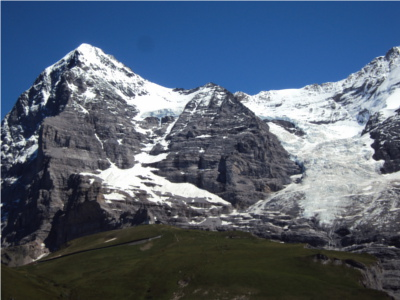
#> input picture pics/M1.JPG, 400 x 300 px
$ python -i points_d_interets.py   (imports and definitions only)
#> lines starting #> are read from the running program, lines starting #| are printed output that depends on the picture


"""
Ce script représente la définition de la classe qui continet tous les méthodes utilisés pour résoudre le TP
"""

############################# Importation des bibliothèques #######################

import numpy as np
import cv2
from scipy import ndimage
import matplotlib.pyplot as plt
import sys
import scipy.signal as sig
from skimage.color import rgb2gray
from scipy.spatial import distance
from scipy.ndimage import convolve
#from main import pid_cord2


class Points_d_interets :

    def __init__ (self, IMAGE) :
        """ taking an RGB image opened by opencv library and convert it to a gray image """
        self.I = np.float32(rgb2gray(IMAGE))       # convert to Gray image
        self.img = np.copy(IMAGE)                             # create a copy of our image , it will be used to put points of inerest on the image


    def gradient (self) :

        Ix  = np.gradient(self.I, axis = 1)
        Iy = np.gradient(self.I, axis = 0)
        Ixx = Ix**2                              # Ix**2
        Iyy = Iy**2                               # Iy**2
        Ixy = Ix * Iy
        return Ixx, Iyy, Ixy


    def gauss(self, l=3, sig=3.):
        """\
        creates gaussian kernel with side length `l` and a sigma of `sig`
        """
        ax = np.linspace(-(l - 1) / 2., (l - 1) / 2., l)
        gauss = np.exp(-0.5 * np.square(ax) / np.square(sig))
        kernel = np.outer(gauss, gauss)
        return np.array(kernel / np.sum(kernel))


    def harris_detector (self, window) :
        """ l'idée est de donner à cette méthode le nom de la fentre souhaitée puis elle appliquera la détéction des coins """

        Ixx, Iyy, Ixy = self.gradient()
        #img_result = np.copy(self.img)

        if window == 'Gaussiène' :
            img_result = np.copy(self.img)
            mask = self.gauss()
            Sxx = sig.convolve2d(Ixx,mask , mode = 'same')
            Syy = sig.convolve2d(Iyy,mask, mode = 'same')
            Sxy = sig.convolve2d(Ixy,mask, mode = 'same')
            detM = Sxx * Syy - Sxy**2
            traceM = Sxx + Syy
            C = detM - 0.05 * (traceM ** 2)

            for row , response in enumerate (C) :
                for col , r in enumerate (response) :
                    if r > 1e-5 :            # it is a coin
                       img_result[row,col] = [255, 0,0]           # set the point of interest to red color

                    else  :
                        pass                                       # Other usecases are used to detect edges ( c > 0) or homogenous region (c = 0)

            return img_result, C

        elif window == "réctangle" :
            img_result = np.copy(self.img)
            mask = np.ones((3,3), dtype="uint8")

            Sxx = sig.convolve2d(Ixx, mask, mode = 'same')
            Syy = sig.convolve2d(Iyy, mask, mode ='same')
            Sxy = sig.convolve2d(Ixy, mask, mode ='same')
            det = (Sxx * Syy) - (Sxy**2)
            trace = Sxx + Syy
            C = det - 0.05*(trace**2)

            for row , response in enumerate (C) :
                for col , r in enumerate (response) :
                    if r > 1e-3 :            # it is a coin
                        img_result[row,col] = [255, 0,0]           # set the point of interest to red color
            else  :
                pass                                               # Other usecases are used to detect edges ( c > 0) or homogenous region (c = 0)

            return img_result, C

        else :
            print("Vous êtes trompé de fentres, merci de choisir Gaussiène ou réctangle")
            sys.exit()


    def harris_by_cv2 (self,k) :

        img_result = np.copy(self.img)
        dst = cv2.cornerHarris(self.I,2,3,k)
        number_corners = np.sum(dst>0.01*dst.max())                   # compute the number of corners detected by Harris
        #result is dilated for marking the corners, not important
        dst = cv2.dilate(dst,None)
        # Threshold for an optimal value, it may vary depending on the image.
        img_result [dst>0.01*dst.max()]=[0,0,255]
        return img_result, number_corners


    # [62 lines left out: functions harris_by_cv2_k, plot_image, plot_k_impact, compare_methods, not called in this run]


    def suppression_of_non_maximas (self, C) :
        img_result = np.copy(self.img)
        n, m = C.shape[0], C.shape[1]
        nbr = 0
        tab = []
        for i in range (1,n-1) :
            for j in range (1,m-1) :
                #if C[i,j] < C[i-1, j-1] or C[i,j] < C[i+1, j+1] or C[i,j] < C[i+1, j-1] or C[i,j] < C[i-1, j+1] or C[i,j] < C[i, j+1] or C[i,j] < C[i, j-1] or C[i,j] < C[i+1, j] or C[i,j] < C[i-1, j] :
                if C[i,j] < max([C[i-1, j-1], C[i+1, j+1], C[i+1, j-1], C[i-1, j+1], C[i, j+1], C[i, j-1], C[i+1, j], C[i-1, j]]) :
                    C[i,j] = 0


        for row , response in enumerate (C) :
            for col , r in enumerate (response) :
                if r > 0.00005 :            # it is a coin
                    img_result[row,col] = [255, 0,0]           # set the point of interest to red color
                    nbr = nbr + 1
                    tab.append((row,col))

        return tab, nbr, img_result


    def plot_harris_suppression_non_maximas (self) :

        C = self.harris_detector("Gaussiène")[1]
        fig = plt.figure( figsize = (8,5))
        # fig.add_subplot(1,2,1)
        plt.imshow(self.suppression_of_non_maximas(self.harris_detector("Gaussiène")[1])[2])
        plt.axis('off')
        plt.title(f"nombre de points d'intérets = {self.suppression_of_non_maximas(C)[1]} - Suppression des non maximas HARRIS")

        # fig.add_subplot(1,2,2)
        plt.figure (2)
        plt.imshow(self.harris_by_cv2(0.05)[0])
        plt.axis('off')
        plt.title(f"nombre de points d'intérets = {self.harris_by_cv2(0.05)[1]} - Harris" )
        plt.show()


    # [166 lines left out: functions cv2_fast_detector, fast_detector, suppression_of_non_maximas_fast, simple_descriptor, matching_blocs, plot_bloc_matching, not called in this run]


>>> import cv2
>>> picture = cv2.cvtColor(cv2.imread('../pics/M1.JPG'), cv2.COLOR_BGR2RGB)
>>> result = Points_d_interets(picture).plot_harris_suppression_non_maximas()
#> in harris_detector, `traceM = Sxx + Syy`:
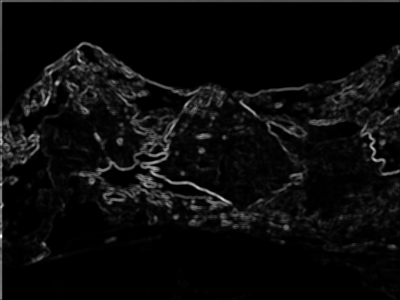
#> traceM: shape (300, 400) float64; min 0, max 0.134, mean 0.00613; drawn with min black and max white
#> in harris_detector, `C = detM - 0.05 * (traceM ** 2)`:
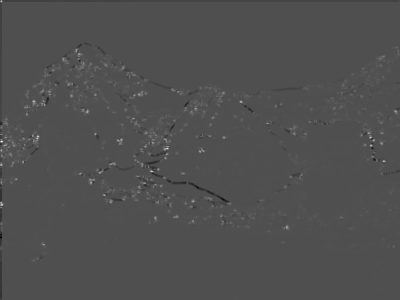
#> C: shape (300, 400) float64; min -0.000607, max 0.00133, mean 4.33e-06; drawn with min black and max white
#> after the loop in harris_detector, `for row , response in enumerate (C) :`:
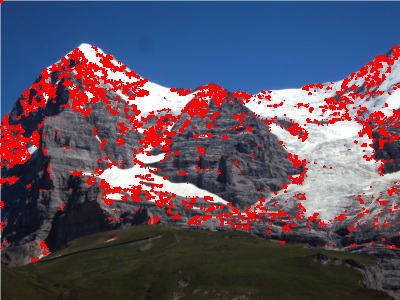
#> img_result: shape (300, 400, 3); mean R, G, B 95.4, 80.9, 97.7
#> after the loop in suppression_of_non_maximas, `for row , response in enumerate (C) :`:
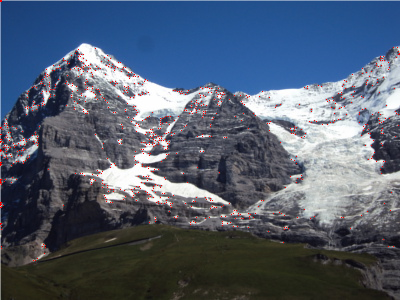
#> img_result: shape (300, 400, 3); mean R, G, B 83.7, 94.5, 112.1
#> after the loop in suppression_of_non_maximas, `for row , response in enumerate (C) :`: nbr = 935; tab = 935 pairs, first value 0 to 260, second value 0 to 399
#> in harris_by_cv2, `dst = cv2.cornerHarris(self.I,2,3,k)`:
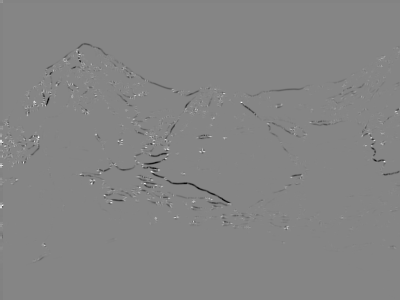
#> dst: shape (300, 400) float32; min -0.0102, max 0.00929, mean -2.61e-05; drawn with min black and max white
#> in harris_by_cv2, `number_corners = np.sum(dst>0.01*dst.max())`: number_corners = 5928
#> in harris_by_cv2, `dst = cv2.dilate(dst,None)`:
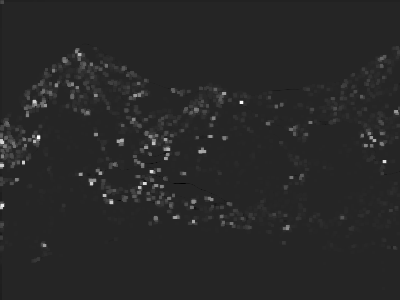
#> dst: shape (300, 400) float32; min -0.00159, max 0.00929, mean 0.000133; drawn with min black and max white
#> in harris_by_cv2, `img_result [dst>0.01*dst.max()]=[0,0,255]`:
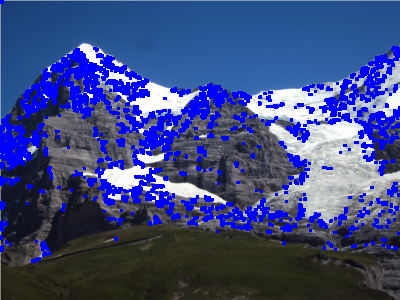
#> img_result: shape (300, 400, 3); mean R, G, B 62.6, 74.8, 130.6

$ run again, on pics/M2.JPG
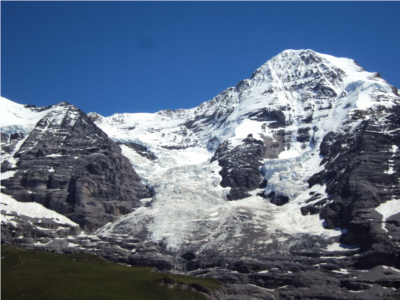
#> input picture pics/M2.JPG, 400 x 300 px
#> after the loop in suppression_of_non_maximas, `for i in range (1,n-1) :`:
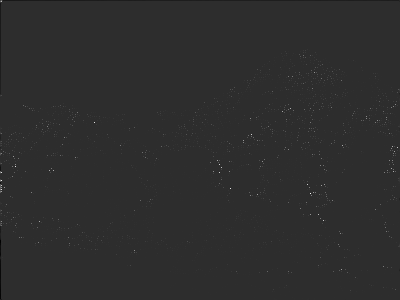
#> C: shape (300, 400) float64; min -0.000249, max 0.00114, mean 1.35e-06; drawn with min black and max white
#> after the loop in suppression_of_non_maximas, `for row , response in enumerate (C) :`: nbr = 1084; tab = 1084 pairs, first value 0 to 290, second value 0 to 399
#> number_corners = 5920
#> in harris_by_cv2, `img_result [dst>0.01*dst.max()]=[0,0,255]`:
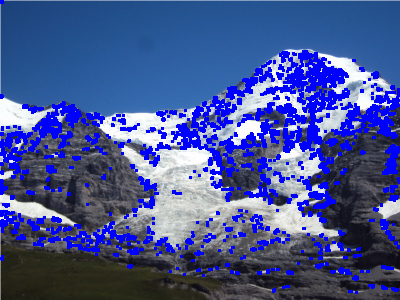
#> img_result: shape (300, 400, 3); mean R, G, B 70.4, 85.2, 148.2

$ run again, on pics/M3.JPG
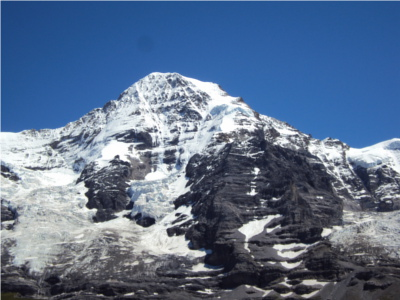
#> input picture pics/M3.JPG, 400 x 300 px
#> after the loop in suppression_of_non_maximas, `for i in range (1,n-1) :`:
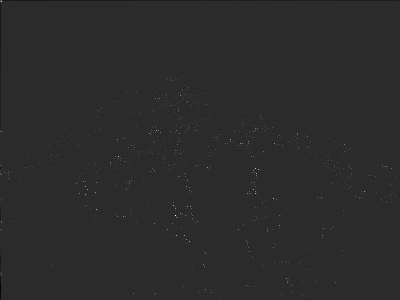
#> C: shape (300, 400) float64; min -0.00025, max 0.00123, mean 1.36e-06; drawn with min black and max white
#> after the loop in suppression_of_non_maximas, `for row , response in enumerate (C) :`: nbr = 1058; tab = 1058 pairs, first value 0 to 297, second value 0 to 398
#> number_corners = 6081
#> in harris_by_cv2, `img_result [dst>0.01*dst.max()]=[0,0,255]`:
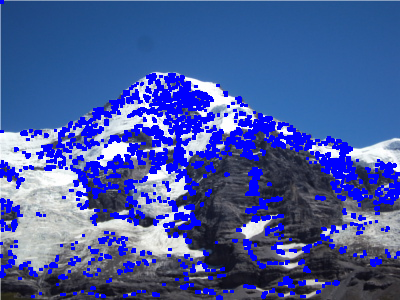
#> img_result: shape (300, 400, 3); mean R, G, B 70.2, 89.6, 159.2

$ run again, on pics/P1.JPG
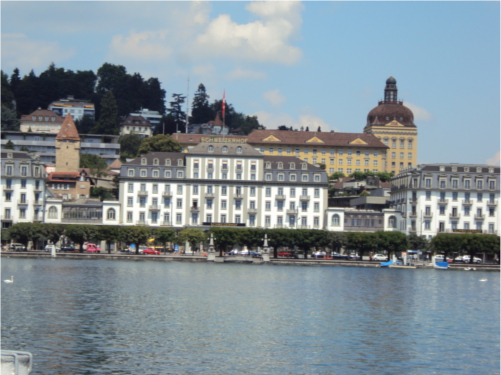
#> input picture pics/P1.JPG, 501 x 375 px
#> after the loop in suppression_of_non_maximas, `for row , response in enumerate (C) :`: nbr = 697; tab = 697 pairs, first value 63 to 272, second value 0 to 500
#> number_corners = 4751
#> in harris_by_cv2, `img_result [dst>0.01*dst.max()]=[0,0,255]`:
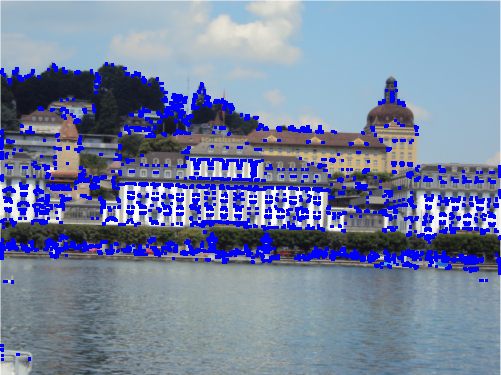
#> img_result: shape (375, 501, 3); mean R, G, B 117.2, 129.5, 161.7
